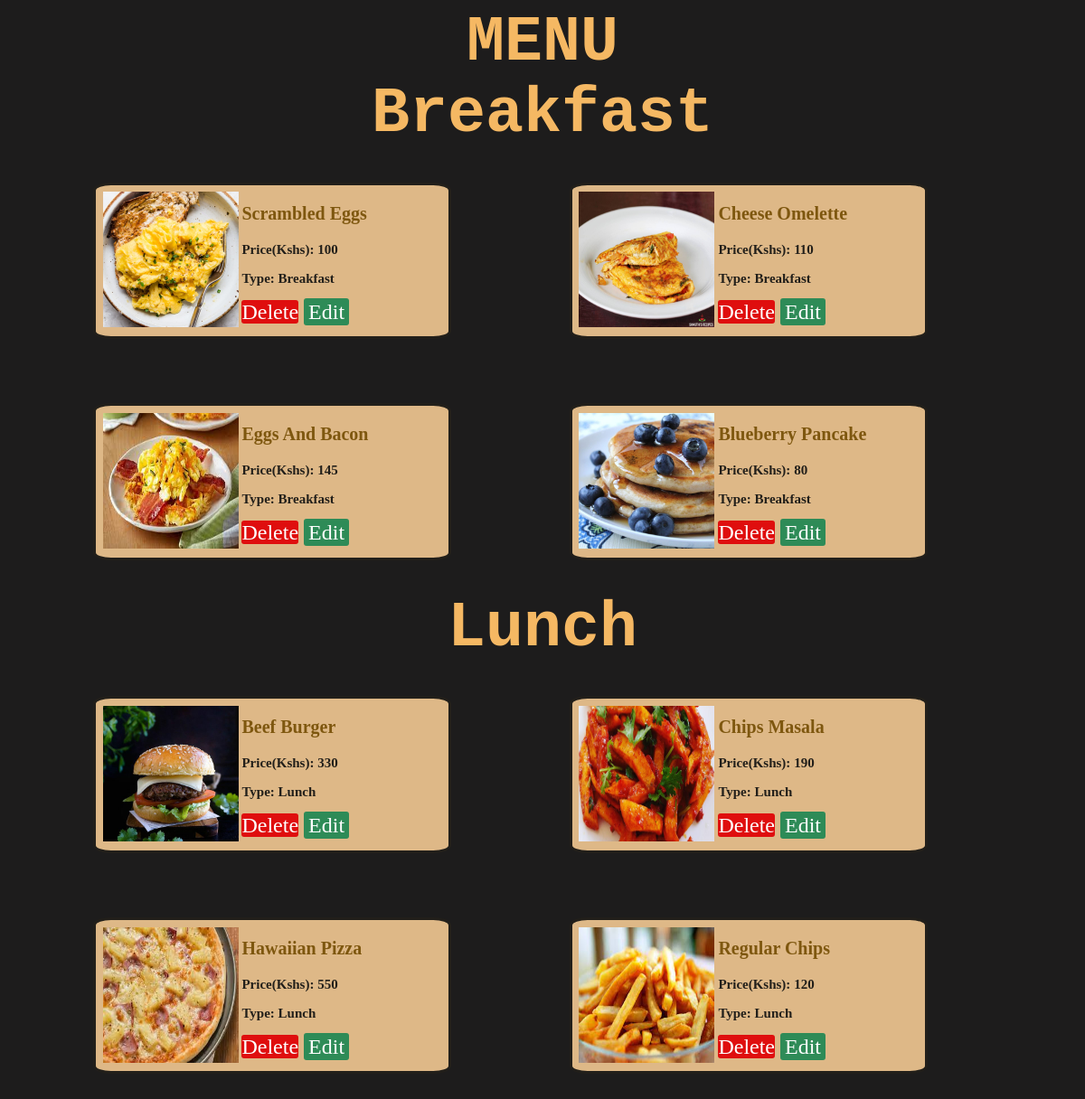
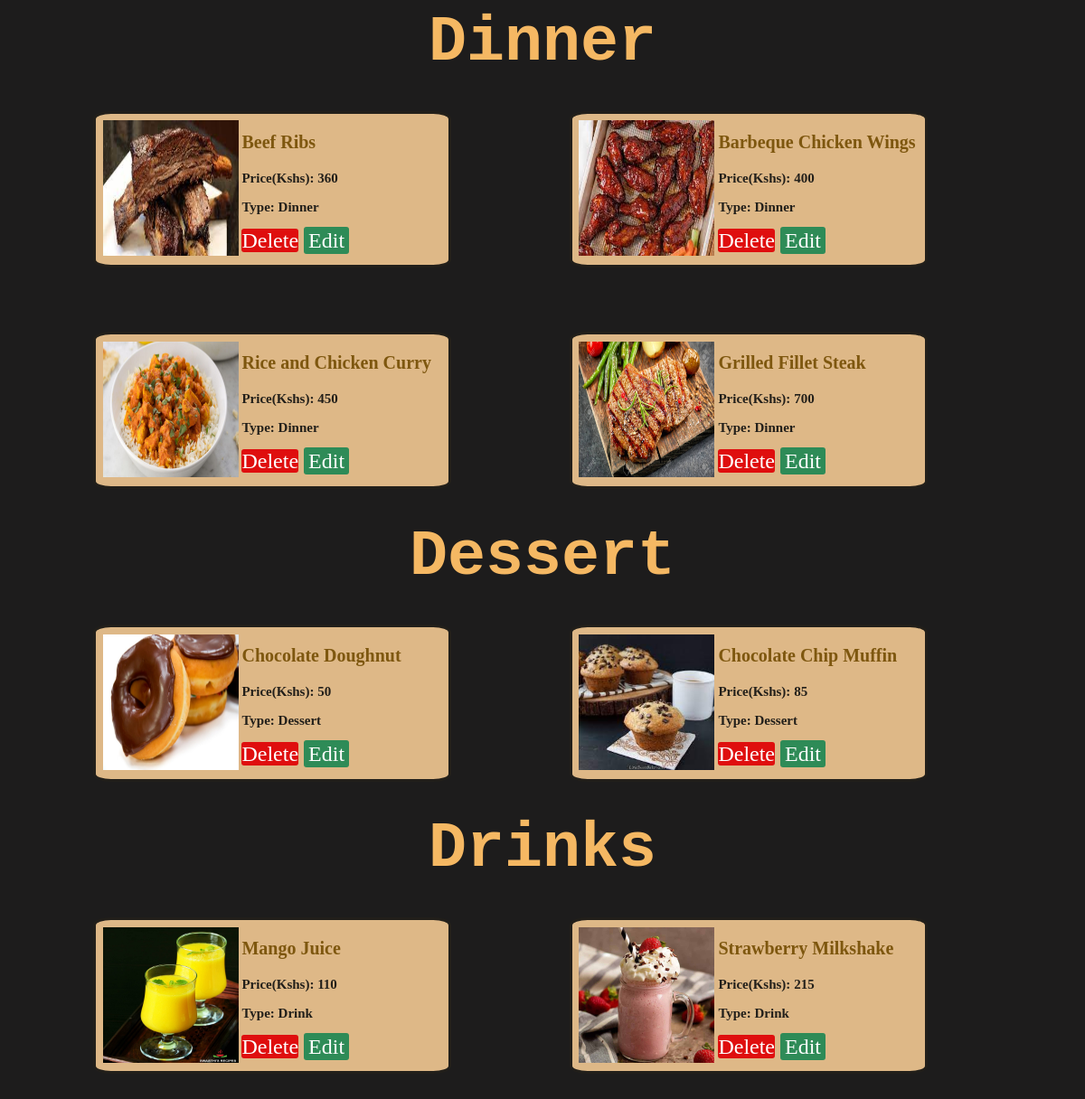
The app's page /php/menu_admin.php with its own data (2 pictures, top to bottom).
### tables this page shows
CREATE TABLE `food_menu` (
  `food_id` int(5) NOT NULL,
  `food_name` varchar(30) NOT NULL,
  `food_image_path` varchar(50) NOT NULL,
  `food_price` int(10) NOT NULL,
  `type_id` int(5) NOT NULL
);

CREATE TABLE `menu_type` (
  `type_id` int(5) NOT NULL,
  `food_type_name` varchar(30) NOT NULL
);

### php/admin_breakfast_menu.php (the view, shortened to what this page needs)
<!DOCTYPE html>
<html lang="en">
<head>
    <link rel="stylesheet" href="../css/menu_admin.css?1422585377">
</head>
<body>
    <?php
require_once("connect.php");
    $sql = "SELECT food_menu.food_id,food_menu.food_name, food_menu.food_price, food_menu.food_image_path ,menu_type.food_type_name FROM food_menu,
    menu_type WHERE food_menu.type_id = menu_type.type_id AND food_menu.type_id = '1'";
    $result = $conn-> query($sql);
    ?>
<h1>Breakfast</h1>
    <?php
    if($result-> num_rows > 0 )
    { ?>
        <?php while ($row = $result-> fetch_assoc()) {?>
            <div class="boxes">
                <div class="images">
                <img src="asset/<?php echo $row['food_image_path'];?>" width="150" height="150" ></img>
                </div>
                <div class="details">
                    <h3 class="food-title"><?php echo $row['food_name'];?></h3>
                    <h3>Price(Kshs): <?php echo $row['food_price'];?></h3>
                    <h3>Type: <?php echo $row['food_type_name'];?></h3>
                    <a href="delete_menu.php?delete=<?php echo $row['food_id'];?>" class="del-btn">Delete</a>
                <a href="edit_menu_page.php?edit=<?php echo $row['food_id'];?>" class= "edit-btn">Edit</a>
                </div>
            </div>
        <?php } ?>
    <?php } ?>
</body>
</html>

### php/menu_admin.php (shortened to what this page needs)
<!DOCTYPE html>
<html lang="en">
<head>
    <link rel="stylesheet" href="../css/menu_admin.css?1422585377">
</head>
<body>
<?php
        include("process_login.php");
?>
<h1>MENU</h1>
    <?php
    include("admin_breakfast_menu.php");
    include("admin_lunch_menu.php");
    include("admin_dinner_menu.php");
    include("admin_dessert_menu.php");
    include("admin_drinks_menu.php");
    ?>
</body>
</html>

### php/admin_lunch_menu.php (shortened to what this page needs)
<!DOCTYPE html>
<html lang="en">
<head>
    <link rel="stylesheet" href="../css/menu_admin.css?1422585377">
</head>
<body>
    <?php
require_once("connect.php");
    $sql = "SELECT food_menu.food_id,food_menu.food_name, food_menu.food_price, food_menu.food_image_path ,menu_type.food_type_name FROM food_menu,
    menu_type WHERE food_menu.type_id = menu_type.type_id AND food_menu.type_id = '2'";
    $result = $conn-> query($sql);
    ?>
<h1>Lunch</h1>
    <?php
    if($result-> num_rows > 0 )
    { ?>
        <?php while ($row = $result-> fetch_assoc()) {?>
            <div class="boxes">
                <div class="images">
                <img src="asset/<?php echo $row['food_image_path'];?>" width="150" height="150" ></img>
                </div>
                <div class="details">
                    <h3 class="food-title"><?php echo $row['food_name'];?></h3>
                    <h3>Price(Kshs): <?php echo $row['food_price'];?></h3>
                    <h3>Type: <?php echo $row['food_type_name'];?></h3>
                    <a href="delete_menu.php?delete=<?php echo $row['food_id'];?>" class="del-btn">Delete</a>
                <a href="edit_menu_page.php?edit=<?php echo $row['food_id'];?>" class= "edit-btn">Edit</a>
                </div>
            </div>
        <?php } ?>
    <?php } ?>
</body>
</html>

### php/admin_dinner_menu.php (shortened to what this page needs)
<!DOCTYPE html>
<html lang="en">
<head>
    <link rel="stylesheet" href="../css/menu_admin.css?1422585377">
</head>
<body>
    <?php
require_once("connect.php");
    $sql = "SELECT food_menu.food_id,food_menu.food_name, food_menu.food_price, food_menu.food_image_path ,menu_type.food_type_name FROM food_menu,
    menu_type WHERE food_menu.type_id = menu_type.type_id AND food_menu.type_id = '3'";
    $result = $conn-> query($sql);
    ?>
<h1>Dinner</h1>
    <?php
    if($result-> num_rows > 0 )
    { ?>
        <?php while ($row = $result-> fetch_assoc()) {?>
            <div class="boxes">
                <div class="images">
                <img src="asset/<?php echo $row['food_image_path'];?>" width="150" height="150" ></img>
                </div>
                <div class="details">
                    <h3 class="food-title"><?php echo $row['food_name'];?></h3>
                    <h3>Price(Kshs): <?php echo $row['food_price'];?></h3>
                    <h3>Type: <?php echo $row['food_type_name'];?></h3>
                    <a href="delete_menu.php?delete=<?php echo $row['food_id'];?>" class="del-btn">Delete</a>
                <a href="edit_menu_page.php?edit=<?php echo $row['food_id'];?>" class= "edit-btn">Edit</a>
                </div>
            </div>
        <?php } ?>
    <?php } ?>
</body>
</html>

### php/admin_dessert_menu.php (shortened to what this page needs)
<!DOCTYPE html>
<html lang="en">
<head>
    <link rel="stylesheet" href="../css/menu_admin.css?1422585377">
</head>
<body>
    <?php
require_once("connect.php");
    $sql = "SELECT food_menu.food_id,food_menu.food_name, food_menu.food_price, food_menu.food_image_path ,menu_type.food_type_name FROM food_menu,
    menu_type WHERE food_menu.type_id = menu_type.type_id AND food_menu.type_id = '4'";
    $result = $conn-> query($sql);
    ?>
<h1>Dessert</h1>
    <?php
    if($result-> num_rows > 0 )
    { ?>
        <?php while ($row = $result-> fetch_assoc()) {?>
            <div class="boxes">
                <div class="images">
                <img src="asset/<?php echo $row['food_image_path'];?>" width="150" height="150" ></img>
                </div>
                <div class="details">
                    <h3 class="food-title"><?php echo $row['food_name'];?></h3>
                    <h3>Price(Kshs): <?php echo $row['food_price'];?></h3>
                    <h3>Type: <?php echo $row['food_type_name'];?></h3>
                    <a href="delete_menu.php?delete=<?php echo $row['food_id'];?>" class="del-btn">Delete</a>
                <a href="edit_menu_page.php?edit=<?php echo $row['food_id'];?>" class= "edit-btn">Edit</a>
                </div>
            </div>
        <?php } ?>
    <?php } ?>
</body>
</html>

### php/admin_drinks_menu.php (shortened to what this page needs)
<!DOCTYPE html>
<html lang="en">
<head>
    <link rel="stylesheet" href="../css/menu_admin.css?1422585377">
</head>
<body>
    <?php
require_once("connect.php");
    $sql = "SELECT food_menu.food_id,food_menu.food_name, food_menu.food_price, food_menu.food_image_path ,menu_type.food_type_name FROM food_menu,
    menu_type WHERE food_menu.type_id = menu_type.type_id AND food_menu.type_id = '5'";
    $result = $conn-> query($sql);
    ?>
<h1>Drinks</h1>
    <?php
    if($result-> num_rows > 0 )
    { ?>
        <?php while ($row = $result-> fetch_assoc()) {?>
            <div class="boxes">
                <div class="images">
                <img src="asset/<?php echo $row['food_image_path'];?>" width="150" height="150" ></img>
                </div>
                <div class="details">
                    <h3 class="food-title"><?php echo $row['food_name'];?></h3>
                    <h3>Price(Kshs): <?php echo $row['food_price'];?></h3>
                    <h3>Type: <?php echo $row['food_type_name'];?></h3>
                    <a href="delete_menu.php?delete=<?php echo $row['food_id'];?>" class="del-btn">Delete</a>
                <a href="edit_menu_page.php?edit=<?php echo $row['food_id'];?>" class= "edit-btn">Edit</a>
                </div>
            </div>
        <?php } ?>
    <?php } ?>
</body>
</html>

### css/menu_admin.css (style rules this page uses)
body { background-color: rgb(59, 43, 43); background-color: #1d1c1c; }
.boxes { width: 33%; height: 70%; margin: 3%; float: left; color: #221f1a; font-size: x-large; border-style: solid; border-radius: 5%; background-color: burlywood; margin-left: 8%; }
h1 { text-align: center; margin: 0%; margin-top: 0; margin-bottom: 0; font-family: monospace; color: rgb(245, 184, 99); font-size: 70px; }
h3 { font-size: 15px; text-align: left; }
.food-title { font-size: 20px; color: rgb(126, 87, 15); text-align: left; }
.images { padding: 2%; border-radius: 15%; padding-right: 1%; padding-bottom: 1%; float: left; }
.details { float: left; }
.edit-btn { text-decoration: none; padding: 2px 5px; background: #2E8B57; color: white; border-radius: 3px; margin-top:1%; margin-top: 5%; }
.del-btn { text-decoration: none; color: white; border-radius: 3px; background: #df0e0e; margin-top:1%; }

### records on screen
food_menu: food_image_path (picture), food_name "Scrambled Eggs", food_price "100", type.food_type_name "Breakfast"
food_menu: food_image_path (picture), food_name "Cheese Omelette", food_price "110", type.food_type_name "Breakfast"
food_menu: food_image_path (picture), food_name "Eggs And Bacon", food_price "145", type.food_type_name "Breakfast"
food_menu: food_image_path (picture), food_name "Blueberry Pancake", food_price "80", type.food_type_name "Breakfast"
food_menu: food_image_path (picture), food_name "Beef Burger", food_price "330", type.food_type_name "Lunch"
food_menu: food_image_path (picture), food_name "Chips Masala", food_price "190", type.food_type_name "Lunch"
food_menu: food_image_path (picture), food_name "Hawaiian Pizza", food_price "550", type.food_type_name "Lunch"
food_menu: food_image_path (picture), food_name "Regular Chips", food_price "120", type.food_type_name "Lunch"
food_menu: food_image_path (picture), food_name "Beef Ribs", food_price "360", type.food_type_name "Dinner"
food_menu: food_image_path (picture), food_name "Barbeque Chicken Wings", food_price "400", type.food_type_name "Dinner"
food_menu: food_image_path (picture), food_name "Rice and Chicken Curry", food_price "450", type.food_type_name "Dinner"
food_menu: food_image_path (picture), food_name "Grilled Fillet Steak", food_price "700", type.food_type_name "Dinner"
food_menu: food_image_path (picture), food_name "Chocolate Doughnut", food_price "50", type.food_type_name "Dessert"
food_menu: food_image_path (picture), food_name "Chocolate Chip Muffin", food_price "85", type.food_type_name "Dessert"
food_menu: food_image_path (picture), food_name "Mango Juice", food_price "110", type.food_type_name "Drink"
food_menu: food_image_path (picture), food_name "Strawberry Milkshake", food_price "215", type.food_type_name "Drink"
